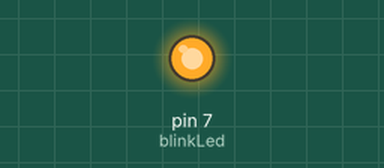
Bench run of a sketch on a simulated Arduino Uno, built with avr-gcc and run on an emulated ATmega328P. On the bench: output pins drawn as LEDs (lit = HIGH). What the sketch prints to the serial monitor is not drawn.

Above: at 0.24 s.
Timing chart, 0 to 2.0 s (numbered marks = the images above):
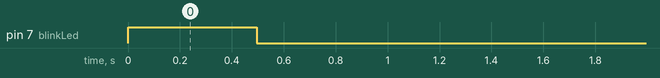

The sketch:

blink_io.ino
```cpp
#include <Arduino_FreeRTOS.h>
#define rtDelay(v) {vTaskDelay(v/portTICK_PERIOD_MS);} //replacing a statmenntt with a smaller one

/*First Arduino RTOS program
  Blinkinng annd Handling IO
  Build for Arduino UNO.
*/

const int blinkLed = 7;

void setup() {

    xTaskCreate
    (
      task_Led_Blink,
      "Blink",
      128,
      NULL,
      2,
      NULL
    );
    pinMode(blinkLed, OUTPUT);

    xTaskCreate
    (
      task_Serial,
      "Serial",
      128,
      NULL,
      1,
      NULL
    );

    Serial.begin(9600);
}

void loop(){

}

void task_Led_Blink(){

  digitalWrite(blinkLed,HIGH);
  rtDelay(500);
  digitalWrite(blinkLed,LOW);
  rtDelay(500);
}

void task_Serial(){
  Serial.println("Blinking is Happening as a Multi Thread");
  rtDelay(800);
}
```

Measured:
- by itself, pin 7 (blinkLed): LOW → HIGH at 0.00 s, → LOW 0.50 s later
